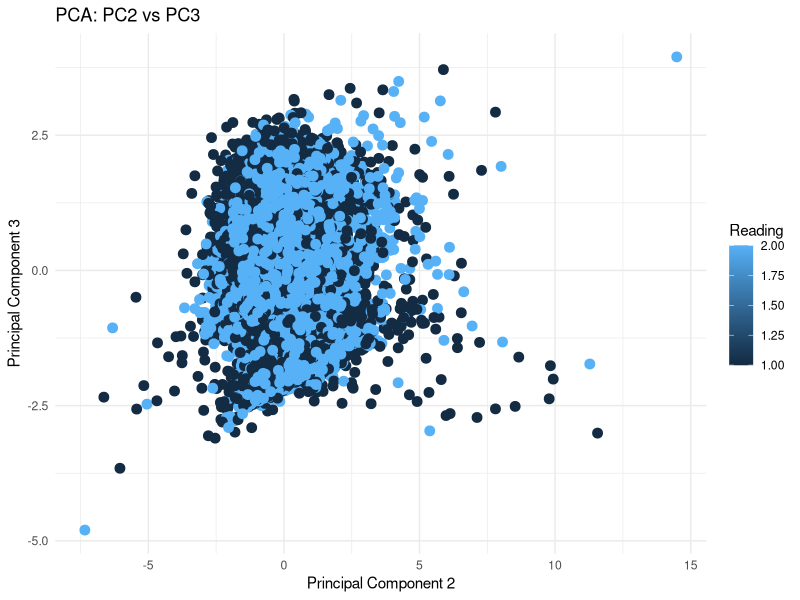

The R script that drew this image:
library(tidyverse);
pca_plot_data <- read_csv("derived_data/pca_plot_data.csv")
plot3 <- ggplot(pca_plot_data, aes(x = PC2, y = PC3)) +
  geom_point(aes(color = Reading), size = 3) +
  labs(
    title = "PCA: PC2 vs PC3",
    x = "Principal Component 2",
    y = "Principal Component 3",
    color = "Reading"
  ) +
  theme_minimal()
ggsave("figures/PC2vsPC3.png", plot=plot3)